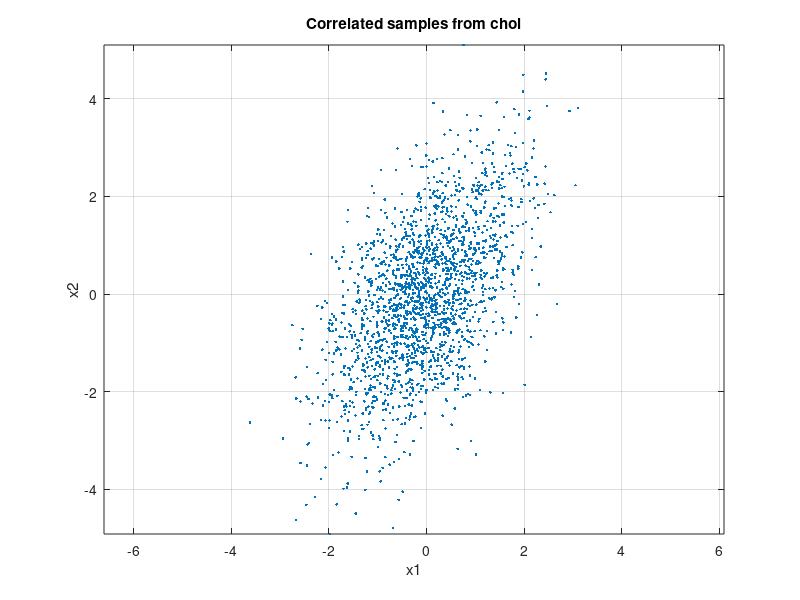

Write the MATLAB code that produced this figure.
% Draw correlated random vectors from a covariance matrix with chol
Sigma = [1.0 0.8; 0.8 2.0];
R = chol(Sigma);                  % Sigma = R' * R
Z = randn(20000, 2);
X = Z * R;

C = cov(X);
fprintf('Target covariance [1.00 0.80; 0.80 2.00]\n');
fprintf('Sample covariance [%.2f %.2f; %.2f %.2f]\n', C(1, 1), C(1, 2), C(2, 1), C(2, 2));

plot(X(1:2000, 1), X(1:2000, 2), '.');
title('Correlated samples from chol');
xlabel('x1');
ylabel('x2');
axis equal;
grid on;
